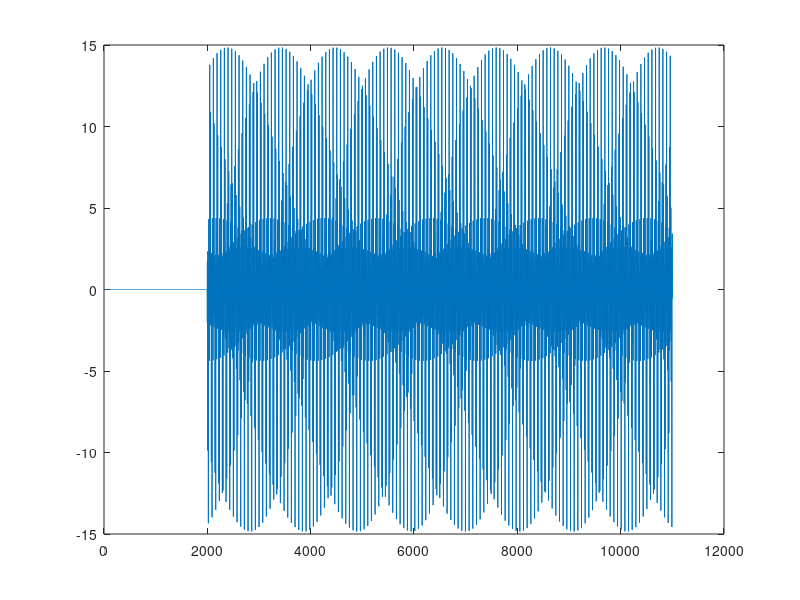

Write the MATLAB code that produced this figure. (Note: this script raises an error after producing the figure.)
clear;
clc; 
for n=1:20
f(n)=1000*n;
end
for j=1:20
    for n=2000:11000
        seno(j,n)=sin(n*f(j));
    end
end
SumatoriaSin=zeros(1,11000);
for n=2000:11000
    for j=1: 20
         SumatoriaSin(n) = seno(j,n)+SumatoriaSin(n);
    end
end
length(SumatoriaSin)
plot(SumatoriaSin)

for n=3000:4500
if(SumatoriaSin(n)>SumatoriaSin(n+1));
maximo=SumatoriaSin(n+1);
end
end

SerialHandler = serial('COM6');
fopen(SerialHandler);
for n=3000:4500
    %b(1,1) = input('Introduce el siguiente valor ','s')-48; 
    
    %fprintf(SerialHandler,b(1,1));
    
fprintf(SerialHandler,SumatoriaSin(n)/maximo);
l=fgetl(SerialHandler)
end
fclose(SerialHandler);
                                                                                                        